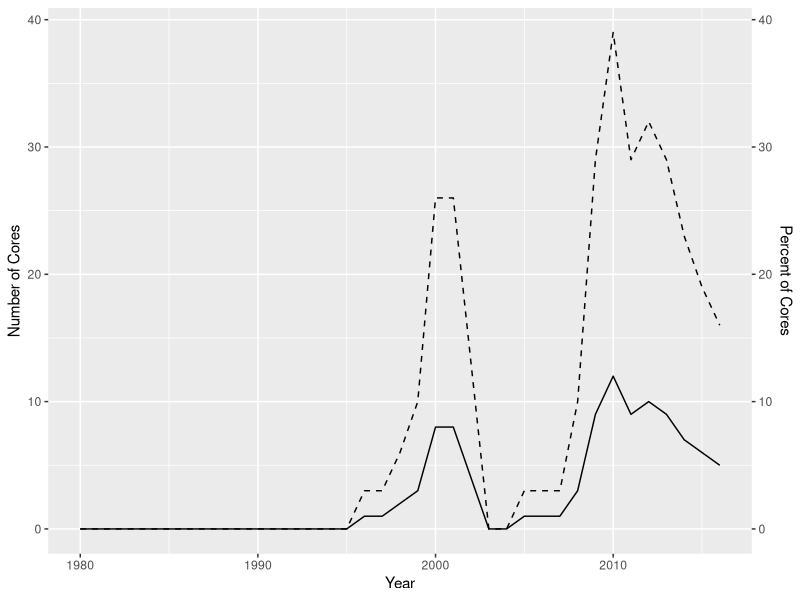
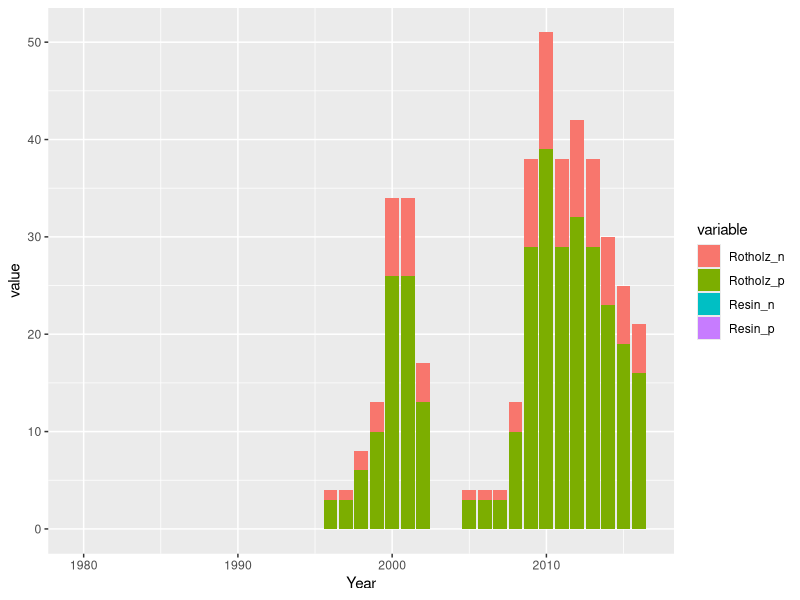

Source code (R) for these figures, in order:
###Rotholz/Resin Canal Data Plotting

rm(list=ls())

library(ggplot2)
library(magrittr)
library(ggpubr)
library(reshape2)

BDR_rot<-read.csv("BDR.csv")

#WIP line plot
ggplot(BDR_rot, aes(x=Year))+
  geom_line(aes(y=BDR_rot$Rotholz_n))+
  geom_line(aes(y=BDR_rot$Rotholz_p),linetype = "dashed")+
  scale_y_continuous(sec.axis = sec_axis(~.*1, name = "Percent of Cores"))+
  labs(y = "Number of Cores",x = "Year")+
  theme(legend.position = c(.05,.2))

#Arguement to change xy bounds
coord_cartesian(ylim = c(0, 100))   

  
#Bar chart method  
df<-melt(BDR_rot,id.vars = "Year")
  
ggplot(df, aes(x = Year, y = value,fill=variable)) +
  geom_bar(stat='identity')  
